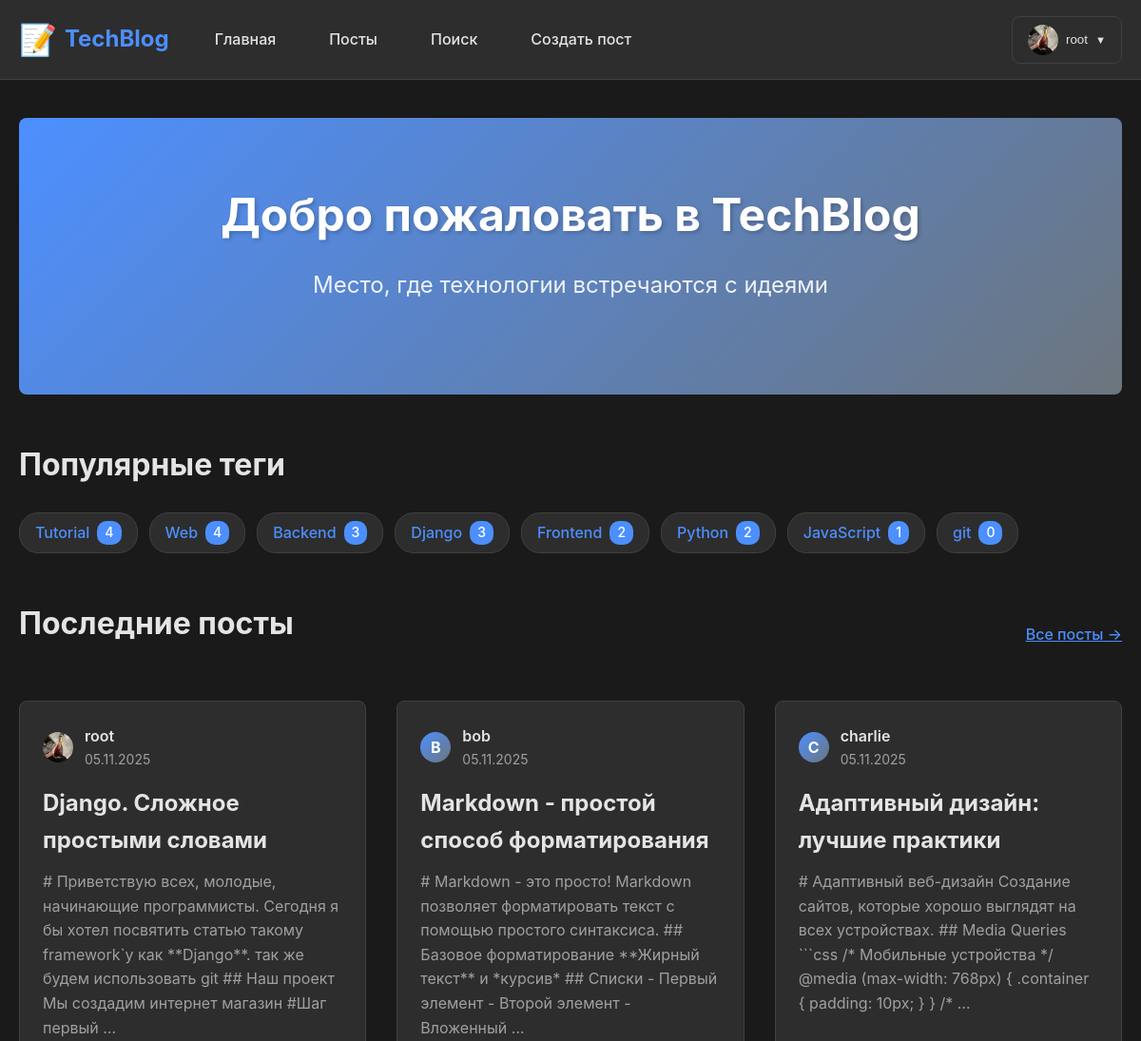
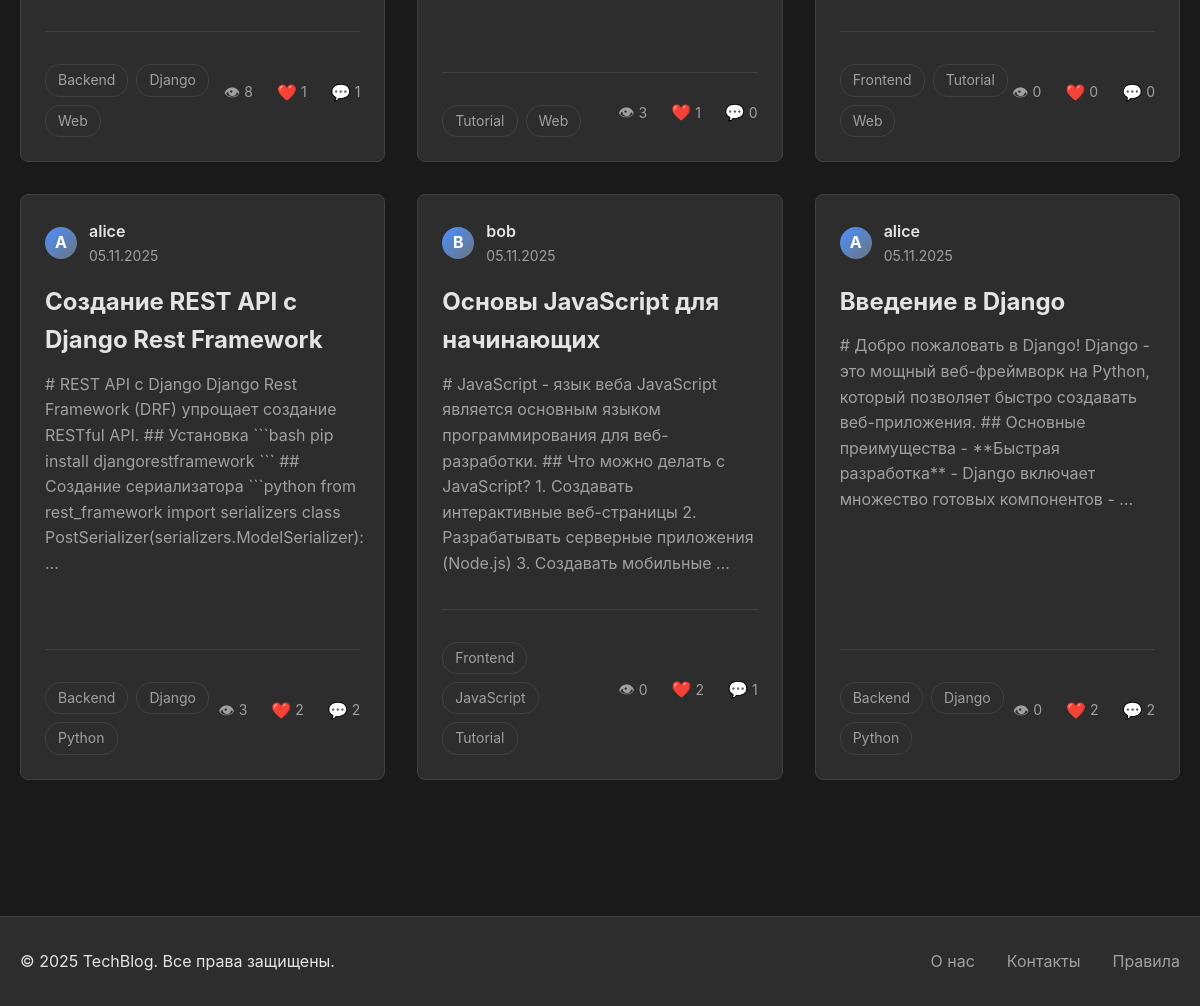
The app's page / (signed in) with its own data (2 pictures, top to bottom).
### users/models.py (models this page shows, shortened)
class Profile(models.Model):
    user = models.OneToOneField(User, on_delete=models.CASCADE, related_name='profile')
    bio = models.TextField(max_length=500, blank=True, verbose_name='О себе')
    avatar = models.ImageField(upload_to='avatars/', blank=True, null=True, verbose_name='Аватар')
    location = models.CharField(max_length=100, blank=True, verbose_name='Местоположение')
    website = models.URLField(blank=True, verbose_name='Веб-сайт')
    class Meta:
        verbose_name = 'Профиль'
        verbose_name_plural = 'Профили'

### blog/models.py (models this page shows, shortened)
class Tag(models.Model):
    name = models.CharField(max_length=50, unique=True, verbose_name='Название тега')
    slug = models.SlugField(max_length=50, unique=True, verbose_name='URL')
    created_at = models.DateTimeField(auto_now_add=True)
    class Meta:
        ordering = ['name']
        verbose_name = 'Тег'
        verbose_name_plural = 'Теги'

class Post(models.Model):
    title = models.CharField(max_length=200, verbose_name='Заголовок')
    content = models.TextField(verbose_name='Содержание (Markdown)')
    created_at = models.DateTimeField(auto_now_add=True, verbose_name='Дата создания')
    updated_at = models.DateTimeField(auto_now=True, verbose_name='Дата обновления')
    author = models.ForeignKey(User, on_delete=models.CASCADE, related_name='posts', verbose_name='Автор')
    tags = models.ManyToManyField(Tag, related_name='posts', blank=True, verbose_name='Теги')
    views = models.PositiveIntegerField(default=0, verbose_name='Просмотры')
    class Meta:
        ordering = ['-created_at']
        verbose_name = 'Пост'
        verbose_name_plural = 'Посты'
    def total_likes(self):
        return self.likes.count()

### blog/views.py (the view)
# urls.py: path('', views.index, name='index'),
def index(request):
    recent_posts = Post.objects.select_related('author').prefetch_related('tags').all()[:10]
    popular_tags = Tag.objects.annotate(post_count=Count('posts')).order_by('-post_count')[:10]
    context = {
        'recent_posts': recent_posts,
        'popular_tags': popular_tags,
    }
    return render(request, 'blog/index.html', context)

### blog/templates/blog/index.html (shortened to what this page needs)
{% extends 'base.html' %}
{% load static %}
{% block content %}
<div class="container">
    <section class="hero">
        <h1 class="hero-title">Добро пожаловать в TechBlog</h1>
        <p class="hero-subtitle">Место, где технологии встречаются с идеями</p>
    </section>
    {% if popular_tags %}
    <section class="popular-tags">
        <h2 class="section-title">Популярные теги</h2>
        <div class="tags-cloud">
            {% for tag in popular_tags %}
                <a href="{% url 'blog:tag_posts' tag.slug %}" class="tag-badge">
                    {{ tag.name }} <span class="tag-count">{{ tag.post_count }}</span>
                </a>
            {% endfor %}
        </div>
    </section>
    {% endif %}
    <section class="recent-posts">
        <div class="section-header">
            <h2 class="section-title">Последние посты</h2>
            <a href="{% url 'blog:posts_list' %}" class="btn btn-text">Все посты →</a>
        </div>
        {% if recent_posts %}
            <div class="posts-grid">
                {% for post in recent_posts %}
                    <article class="post-card">
                        <div class="post-card-header">
                            <div class="post-author">
                                {% if post.author.profile.avatar %}
                                    <img src="{{ post.author.profile.avatar.url }}" alt="{{ post.author.username }}" class="avatar-sm">
                                {% else %}
                                    <span class="avatar-placeholder avatar-sm">{{ post.author.username.0|upper }}</span>
                                {% endif %}
                                <div class="author-info">
                                    <a href="{% url 'users:profile' post.author.username %}" class="author-name">{{ post.author.username }}</a>
                                    <span class="post-date">{{ post.created_at|date:"d.m.Y" }}</span>
                                </div>
                            </div>
                        </div>
                        <div class="post-card-body">
                            <h3 class="post-title">
                                <a href="{% url 'blog:post_detail' post.pk %}">{{ post.title }}</a>
                            </h3>
                            <p class="post-excerpt">{{ post.content|truncatewords:30|striptags }}</p>
                        </div>
                        <div class="post-card-footer">
                            <div class="post-tags">
                                {% for tag in post.tags.all|slice:":3" %}
                                    <a href="{% url 'blog:tag_posts' tag.slug %}" class="tag-mini">{{ tag.name }}</a>
                                {% endfor %}
                            </div>
                            <div class="post-stats">
                                <span class="stat">
                                    <span class="stat-icon">👁</span> {{ post.views }}
                                </span>
                                <span class="stat">
                                    <span class="stat-icon">❤️</span> {{ post.total_likes }}
                                </span>
                                <span class="stat">
                                    <span class="stat-icon">💬</span> {{ post.comments.count }}
                                </span>
                            </div>
                        </div>
                    </article>
                {% endfor %}
            </div>
        {% else %}
            <div class="empty-state">
                <p>Пока нет постов</p>
            </div>
        {% endif %}
    </section>
</div>
{% endblock %}

### templates/base.html (shortened to what this page needs)
{% load static %}
<!DOCTYPE html>
<html lang="ru" data-theme="{{ request.user.settings.theme|default:'light' }}">
<head>
    <link rel="stylesheet" href="{% static 'css/base.css' %}">
    <link rel="stylesheet" href="{% static 'css/themes.css' %}">
    <link rel="stylesheet" href="{% static 'css/posts.css' %}">
    <link rel="stylesheet" href="{% static 'css/profiles.css' %}">
</head>
<body>
    <header class="header">
        <div class="container">
            <nav class="navbar">
                <div class="navbar-brand">
                    <a href="{% url 'blog:index' %}" class="logo">
                        <span class="logo-icon">📝</span>
                        <span class="logo-text">TechBlog</span>
                    </a>
                </div>
                <div class="navbar-menu" id="navbarMenu">
                    <ul class="navbar-nav">
                        <li><a href="{% url 'blog:index' %}" class="nav-link">Главная</a></li>
                        <li><a href="{% url 'blog:posts_list' %}" class="nav-link">Посты</a></li>
                        <li><a href="{% url 'blog:search' %}" class="nav-link">Поиск</a></li>
                        {% if user.is_authenticated %}
                            <li><a href="{% url 'blog:create_post' %}" class="nav-link">Создать пост</a></li>
                        {% endif %}
                    </ul>
                    <div class="navbar-account">
                        {% if user.is_authenticated %}
                            <div class="account-dropdown">
                                <button class="account-btn" id="accountBtn">
                                    {% if user.profile.avatar %}
                                        <img src="{{ user.profile.avatar.url }}" alt="{{ user.username }}" class="avatar-sm">
                                    {% else %}
                                        <span class="avatar-placeholder">{{ user.username.0|upper }}</span>
                                    {% endif %}
                                    <span class="username-text">{{ user.username }}</span>
                                    <span class="dropdown-arrow">▼</span>
                                </button>
                            </div>
                        {% else %}
                            <a href="{% url 'users:login' %}" class="btn btn-outline">Войти</a>
                            <a href="{% url 'users:register' %}" class="btn btn-primary">Регистрация</a>
                        {% endif %}
                    </div>
                </div>
            </nav>
        </div>
    </header>
    <main class="main-content">
        {% block content %}
        {% endblock %}
    </main>
    <footer class="footer">
        <div class="container">
            <div class="footer-content">
                <p>&copy; 2025 TechBlog. Все права защищены.</p>
                <div class="footer-links">
                    <a href="#">О нас</a>
                    <a href="#">Контакты</a>
                    <a href="#">Правила</a>
                </div>
            </div>
        </div>
    </footer>
</body>
</html>

### static/css/base.css (style rules this page uses)
:root { --font-primary: -apple-system, BlinkMacSystemFont, 'Segoe UI', Roboto, 'Helvetica Neue', Arial, sans-serif; --font-mono: 'Courier New', Courier, monospace; --transition-fast: 0.15s ease; --transition-normal: 0.3s ease; --border-radius: 8px; --box-shadow: 0 2px 8px rgba(0, 0, 0, 0.1); --box-shadow-lg: 0 4px 16px rgba(0, 0, 0, 0.15); }
* { margin: 0; padding: 0; box-sizing: border-box; }
body { font-family: var(--font-primary); font-size: 16px; line-height: 1.6; background-color: var(--bg-primary); color: var(--text-primary); transition: background-color var(--transition-normal), color var(--transition-normal); }
.container { max-width: 1200px; margin: 0 auto; padding: 0 20px; }
.main-content { min-height: calc(100vh - 180px); padding: 40px 0; }
.header { background-color: var(--bg-secondary); border-bottom: 1px solid var(--border-color); position: sticky; top: 0; z-index: 1000; transition: background-color var(--transition-normal); }
.navbar { display: flex; justify-content: space-between; align-items: center; padding: 1rem 0; gap: 2rem; }
.navbar-brand .logo { display: flex; align-items: center; gap: 0.5rem; text-decoration: none; font-size: 1.5rem; font-weight: bold; color: var(--primary-color); transition: transform var(--transition-fast); }
.logo-icon { font-size: 2rem; }
.navbar-menu { display: flex; align-items: center; gap: 2rem; flex: 1; }
.navbar-nav { display: flex; list-style: none; gap: 1.5rem; margin: 0; }
.nav-link { color: var(--text-primary); text-decoration: none; font-weight: 500; padding: 0.5rem 1rem; border-radius: var(--border-radius); transition: background-color var(--transition-fast), color var(--transition-fast); }
.navbar-account { margin-left: auto; display: flex; align-items: center; gap: 1rem; }
.account-dropdown { position: relative; }
.account-btn { display: flex; align-items: center; gap: 0.5rem; background: none; border: 1px solid var(--border-color); padding: 0.5rem 1rem; border-radius: var(--border-radius); cursor: pointer; transition: all var(--transition-fast); color: var(--text-primary); }
.dropdown-arrow { font-size: 0.7rem; transition: transform var(--transition-fast); }
.avatar-sm, .avatar-md, .avatar-lg, .avatar-placeholder { border-radius: 50%; object-fit: cover; }
.avatar-sm { width: 32px; height: 32px; }
.avatar-placeholder { display: inline-flex; align-items: center; justify-content: center; background: linear-gradient(135deg, var(--primary-color), var(--secondary-color)); color: white; font-weight: bold; }
.btn { display: inline-block; padding: 0.625rem 1.25rem; font-size: 1rem; font-weight: 500; text-align: center; text-decoration: none; border: none; border-radius: var(--border-radius); cursor: pointer; transition: all var(--transition-fast); font-family: var(--font-primary); }
.btn-text { background: none; border: none; color: var(--primary-color); padding: 0; cursor: pointer; text-decoration: underline; }
.footer { background-color: var(--bg-secondary); border-top: 1px solid var(--border-color); padding: 2rem 0; margin-top: 4rem; }
.footer-content { display: flex; justify-content: space-between; align-items: center; flex-wrap: wrap; gap: 1rem; }
.footer-links { display: flex; gap: 2rem; }
.footer-links a { color: var(--text-secondary); text-decoration: none; transition: color var(--transition-fast); }

### static/css/themes.css (style rules this page uses)
[data-theme="dark"] { --bg-primary: #1a1a1a; --bg-secondary: #2d2d2d; --text-primary: #e4e4e4; --text-secondary: #a0a0a0; --border-color: #404040; --hover-bg: #3a3a3a; --primary-color: #4c8fff; --primary-hover: #3d7fe6; --secondary-color: #6c757d; --success-bg: #1e4620; --success-color: #75b798; --danger-bg: #5c1e23; --danger-color: #f8b4bc; --info-bg: #1e3a5f; --info-color: #9ec5fe; --danger-color: #f85c70; --danger-hover: #e04555; }

### records on screen
Tag: name "Tutorial", post_count "4"
Tag: name "Web", post_count "4"
Tag: name "Backend", post_count "3"
Tag: name "Django", post_count "3"
Tag: name "Frontend", post_count "2"
Tag: name "Python", post_count "2"
Tag: name "JavaScript", post_count "1"
Tag: name "git", post_count "0"
Post: author.profile.avatar (picture), author.username "root", created_at "05.11.2025", title "Django. Сложное простыми словами", content "# Приветствую всех, молодые, начинающие программисты. Сегодня я бы хотел посвятить статью такому framework`у как **Django**. так же будем использовать git ## Наш проект Мы создадим интернет магазин #Шаг первый …", views "8", total_likes "1", comments.count "1"
Post: author.username.0 "B", author.username "bob", created_at "05.11.2025", title "Markdown - простой способ форматирования", content "# Markdown - это просто! Markdown позволяет форматировать текст с помощью простого синтаксиса. ## Базовое форматирование **Жирный текст** и *курсив* ## Списки - Первый элемент - Второй элемент - Вложенный …", views "3", total_likes "1", comments.count "0"
Post: author.username.0 "C", author.username "charlie", created_at "05.11.2025", title "Адаптивный дизайн: лучшие практики", content "# Адаптивный веб-дизайн Создание сайтов, которые хорошо выглядят на всех устройствах. ## Media Queries ```css /* Мобильные устройства */ @media (max-width: 768px) { .container { padding: 10px; } } /* …", views "0", total_likes "0", comments.count "0"
Post: author.username.0 "A", author.username "alice", created_at "05.11.2025", title "Создание REST API с Django Rest Framework", content "# REST API с Django Django Rest Framework (DRF) упрощает создание RESTful API. ## Установка ```bash pip install djangorestframework ``` ## Создание сериализатора ```python from rest_framework import serializers class PostSerializer(serializers.ModelSerializer): …", views "3", total_likes "2", comments.count "2"
Post: author.username.0 "B", author.username "bob", created_at "05.11.2025", title "Основы JavaScript для начинающих", content "# JavaScript - язык веба JavaScript является основным языком программирования для веб-разработки. ## Что можно делать с JavaScript? 1. Создавать интерактивные веб-страницы 2. Разрабатывать серверные приложения (Node.js) 3. Создавать мобильные …", views "0", total_likes "2", comments.count "1"
Post: author.username.0 "A", author.username "alice", created_at "05.11.2025", title "Введение в Django", content "# Добро пожаловать в Django! Django - это мощный веб-фреймворк на Python, который позволяет быстро создавать веб-приложения. ## Основные преимущества - **Быстрая разработка** - Django включает множество готовых компонентов - …", views "0", total_likes "2", comments.count "2"

### other values on screen
{{ user.username }} "root"
